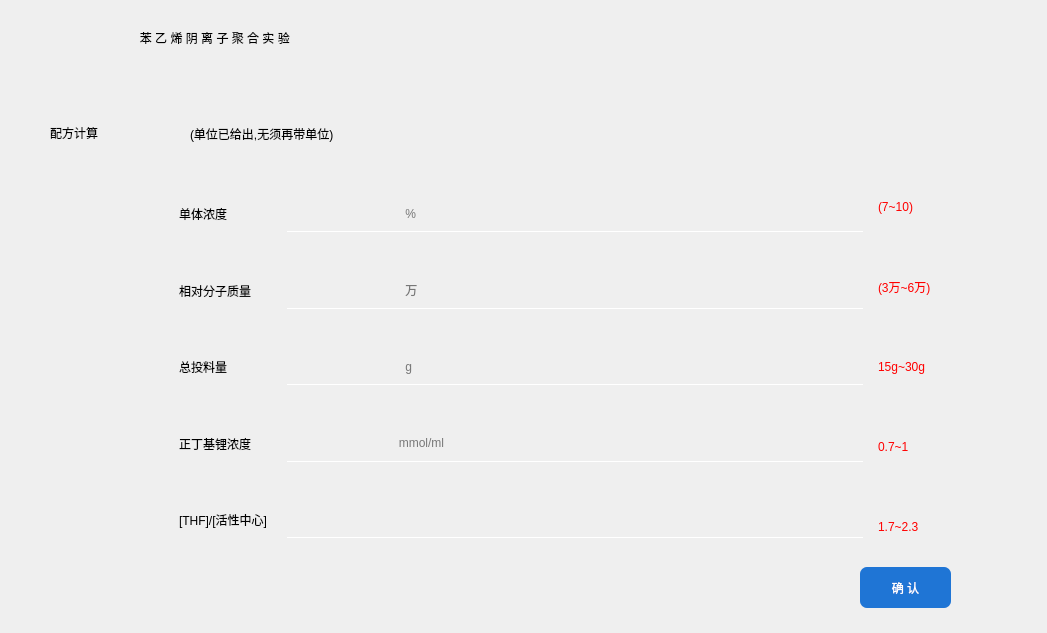
<?xml version="1.0" encoding="UTF-8"?>
<ui version="4.0">
 <class>Form</class>
 <widget class="QWidget" name="Form">
  <property name="geometry">
   <rect>
    <x>0</x>
    <y>0</y>
    <width>1047</width>
    <height>633</height>
   </rect>
  </property>
  <property name="windowTitle">
   <string>Form</string>
  </property>
  <property name="styleSheet">
   <string notr="true">#Form{
	
	border-image: url(:/calc/bj1.jpg);
}</string>
  </property>
  <widget class="QWidget" name="template_2" native="true">
   <property name="geometry">
    <rect>
     <x>0</x>
     <y>0</y>
     <width>1051</width>
     <height>741</height>
    </rect>
   </property>
   <layout class="QVBoxLayout" name="verticalLayout">
    <property name="spacing">
     <number>0</number>
    </property>
    <property name="leftMargin">
     <number>0</number>
    </property>
    <property name="topMargin">
     <number>0</number>
    </property>
    <property name="rightMargin">
     <number>0</number>
    </property>
    <property name="bottomMargin">
     <number>0</number>
    </property>
    <item>
     <widget class="QWidget" name="title" native="true">
      <property name="sizePolicy">
       <sizepolicy hsizetype="Preferred" vsizetype="Preferred">
        <horstretch>1</horstretch>
        <verstretch>1</verstretch>
       </sizepolicy>
      </property>
      <property name="styleSheet">
       <string notr="true"/>
      </property>
      <widget class="QLabel" name="label_7">
       <property name="geometry">
        <rect>
         <x>50</x>
         <y>10</y>
         <width>978</width>
         <height>56</height>
        </rect>
       </property>
       <property name="styleSheet">
        <string notr="true">font: 22pt &quot;Arial&quot;;</string>
       </property>
       <property name="text">
        <string>                           苯 乙 烯 阴 离 子 聚 合 实 验</string>
       </property>
      </widget>
     </widget>
    </item>
    <item>
     <widget class="QWidget" name="section" native="true">
      <property name="sizePolicy">
       <sizepolicy hsizetype="Preferred" vsizetype="Preferred">
        <horstretch>1</horstretch>
        <verstretch>10</verstretch>
       </sizepolicy>
      </property>
      <layout class="QVBoxLayout" name="verticalLayout_2">
       <property name="spacing">
        <number>0</number>
       </property>
       <property name="leftMargin">
        <number>0</number>
       </property>
       <property name="topMargin">
        <number>0</number>
       </property>
       <property name="rightMargin">
        <number>0</number>
       </property>
       <property name="bottomMargin">
        <number>0</number>
       </property>
       <item>
        <widget class="QWidget" name="content" native="true">
         <property name="sizePolicy">
          <sizepolicy hsizetype="Expanding" vsizetype="Expanding">
           <horstretch>1</horstretch>
           <verstretch>12</verstretch>
          </sizepolicy>
         </property>
         <property name="styleSheet">
          <string notr="true">QPushButton {
	border:none;
	font: 16pt &quot;Arial&quot;;
}
*{
	border-image:none;
}
QLineEdit {
	font: 12pt &quot;微软雅黑&quot;;
	background-color:transparent;
	border:none;
	border-bottom:1px solid white;
}</string>
         </property>
         <widget class="QLabel" name="label">
          <property name="geometry">
           <rect>
            <x>50</x>
            <y>50</y>
            <width>131</width>
            <height>31</height>
           </rect>
          </property>
          <property name="styleSheet">
           <string notr="true">font: 100 20pt &quot;Arial&quot;;</string>
          </property>
          <property name="text">
           <string>配方计算</string>
          </property>
         </widget>
         <widget class="QWidget" name="layoutWidget">
          <property name="geometry">
           <rect>
            <x>170</x>
            <y>120</y>
            <width>761</width>
            <height>360</height>
           </rect>
          </property>
          <layout class="QHBoxLayout" name="horizontalLayout">
           <item>
            <widget class="QWidget" name="widget" native="true">
             <layout class="QFormLayout" name="formLayout">
              <property name="horizontalSpacing">
               <number>20</number>
              </property>
              <property name="verticalSpacing">
               <number>40</number>
              </property>
              <item row="0" column="0">
               <widget class="QLabel" name="Label">
                <property name="sizePolicy">
                 <sizepolicy hsizetype="Expanding" vsizetype="Expanding">
                  <horstretch>0</horstretch>
                  <verstretch>0</verstretch>
                 </sizepolicy>
                </property>
                <property name="styleSheet">
                 <string notr="true">font: 16pt &quot;华文细黑&quot;;</string>
                </property>
                <property name="text">
                 <string>单体浓度</string>
                </property>
               </widget>
              </item>
              <item row="0" column="1">
               <widget class="QLineEdit" name="LineEdit">
                <property name="sizePolicy">
                 <sizepolicy hsizetype="Expanding" vsizetype="Expanding">
                  <horstretch>0</horstretch>
                  <verstretch>0</verstretch>
                 </sizepolicy>
                </property>
                <property name="minimumSize">
                 <size>
                  <width>0</width>
                  <height>24</height>
                 </size>
                </property>
                <property name="styleSheet">
                 <string notr="true">QLineEdit :placeholderText{
	
	font: 11pt &quot;隶书&quot;;
}
</string>
                </property>
                <property name="text">
                 <string/>
                </property>
                <property name="placeholderText">
                 <string>                                   %</string>
                </property>
                <property name="cursorMoveStyle">
                 <enum>Qt::LogicalMoveStyle</enum>
                </property>
                <property name="clearButtonEnabled">
                 <bool>false</bool>
                </property>
               </widget>
              </item>
              <item row="1" column="0">
               <widget class="QLabel" name="Label_2">
                <property name="sizePolicy">
                 <sizepolicy hsizetype="Expanding" vsizetype="Expanding">
                  <horstretch>0</horstretch>
                  <verstretch>0</verstretch>
                 </sizepolicy>
                </property>
                <property name="styleSheet">
                 <string notr="true">font: 16pt &quot;华文细黑&quot;;</string>
                </property>
                <property name="text">
                 <string>相对分子质量</string>
                </property>
               </widget>
              </item>
              <item row="1" column="1">
               <widget class="QLineEdit" name="LineEdit_2">
                <property name="sizePolicy">
                 <sizepolicy hsizetype="Expanding" vsizetype="Expanding">
                  <horstretch>0</horstretch>
                  <verstretch>0</verstretch>
                 </sizepolicy>
                </property>
                <property name="styleSheet">
                 <string notr="true">font: 12pt &quot;微软雅黑&quot;;</string>
                </property>
                <property name="placeholderText">
                 <string>                                   万</string>
                </property>
               </widget>
              </item>
              <item row="2" column="0">
               <widget class="QLabel" name="Label_3">
                <property name="sizePolicy">
                 <sizepolicy hsizetype="Expanding" vsizetype="Expanding">
                  <horstretch>0</horstretch>
                  <verstretch>0</verstretch>
                 </sizepolicy>
                </property>
                <property name="styleSheet">
                 <string notr="true">font: 16pt &quot;华文细黑&quot;;</string>
                </property>
                <property name="text">
                 <string>总投料量</string>
                </property>
               </widget>
              </item>
              <item row="2" column="1">
               <widget class="QLineEdit" name="LineEdit_3">
                <property name="sizePolicy">
                 <sizepolicy hsizetype="Expanding" vsizetype="Expanding">
                  <horstretch>0</horstretch>
                  <verstretch>0</verstretch>
                 </sizepolicy>
                </property>
                <property name="placeholderText">
                 <string>                                   g</string>
                </property>
               </widget>
              </item>
              <item row="3" column="0">
               <widget class="QLabel" name="Label_4">
                <property name="sizePolicy">
                 <sizepolicy hsizetype="Expanding" vsizetype="Expanding">
                  <horstretch>0</horstretch>
                  <verstretch>0</verstretch>
                 </sizepolicy>
                </property>
                <property name="styleSheet">
                 <string notr="true">font: 16pt &quot;华文细黑&quot;;</string>
                </property>
                <property name="text">
                 <string>正丁基锂浓度</string>
                </property>
               </widget>
              </item>
              <item row="3" column="1">
               <widget class="QLineEdit" name="LineEdit_4">
                <property name="sizePolicy">
                 <sizepolicy hsizetype="Expanding" vsizetype="Expanding">
                  <horstretch>0</horstretch>
                  <verstretch>0</verstretch>
                 </sizepolicy>
                </property>
                <property name="styleSheet">
                 <string notr="true">QLineEdit ::placeholderText{
	
	font: 14pt &quot;宋体&quot;;
}</string>
                </property>
                <property name="placeholderText">
                 <string>                                 mmol/ml</string>
                </property>
               </widget>
              </item>
              <item row="4" column="0">
               <widget class="QLabel" name="tHFLabel">
                <property name="sizePolicy">
                 <sizepolicy hsizetype="Expanding" vsizetype="Expanding">
                  <horstretch>0</horstretch>
                  <verstretch>0</verstretch>
                 </sizepolicy>
                </property>
                <property name="styleSheet">
                 <string notr="true">font: 16pt &quot;华文细黑&quot;;</string>
                </property>
                <property name="text">
                 <string>[THF]/[活性中心]</string>
                </property>
               </widget>
              </item>
              <item row="4" column="1">
               <widget class="QLineEdit" name="tHFLineEdit">
                <property name="sizePolicy">
                 <sizepolicy hsizetype="Expanding" vsizetype="Expanding">
                  <horstretch>0</horstretch>
                  <verstretch>0</verstretch>
                 </sizepolicy>
                </property>
               </widget>
              </item>
             </layout>
            </widget>
           </item>
           <item>
            <layout class="QVBoxLayout" name="verticalLayout_3">
             <property name="spacing">
              <number>40</number>
             </property>
             <item>
              <widget class="QLabel" name="label_2">
               <property name="styleSheet">
                <string notr="true">font: 12pt &quot;楷体&quot;;
color:red;</string>
               </property>
               <property name="text">
                <string>(7~10)</string>
               </property>
              </widget>
             </item>
             <item>
              <widget class="QLabel" name="label_3">
               <property name="styleSheet">
                <string notr="true">font: 12pt &quot;楷体&quot;;
color:red;</string>
               </property>
               <property name="text">
                <string>(3万~6万)</string>
               </property>
              </widget>
             </item>
             <item>
              <widget class="QLabel" name="label_4">
               <property name="styleSheet">
                <string notr="true">font: 12pt &quot;楷体&quot;;
color:red;</string>
               </property>
               <property name="text">
                <string>15g~30g</string>
               </property>
              </widget>
             </item>
             <item>
              <widget class="QLabel" name="label_5">
               <property name="styleSheet">
                <string notr="true">font: 12pt &quot;楷体&quot;;
color:red;</string>
               </property>
               <property name="text">
                <string>0.7~1</string>
               </property>
              </widget>
             </item>
             <item>
              <widget class="QLabel" name="label_6">
               <property name="styleSheet">
                <string notr="true">font: 12pt &quot;楷体&quot;;
color:red;</string>
               </property>
               <property name="text">
                <string>1.7~2.3</string>
               </property>
              </widget>
             </item>
            </layout>
           </item>
          </layout>
         </widget>
         <widget class="QPushButton" name="calculate_one_submit_btn">
          <property name="geometry">
           <rect>
            <x>860</x>
            <y>500</y>
            <width>91</width>
            <height>41</height>
           </rect>
          </property>
          <property name="styleSheet">
           <string notr="true">QPushButton{
	border:none;
	border-radius:7px;	
	font: 13pt &quot;微软雅黑&quot;;
	background-color: rgb(31, 117, 213);
	color:rgb(255, 255, 255);
	width:91px;
	height:41px;
}
QPushButton:pressed{
	border:none;
	border-radius:7px;	
	font: 13pt &quot;微软雅黑&quot;;	
	background-color: rgb(31, 117, 213);
	color:rgb(31, 117, 213);
}</string>
          </property>
          <property name="text">
           <string>确 认</string>
          </property>
         </widget>
         <widget class="QLabel" name="label_13">
          <property name="geometry">
           <rect>
            <x>190</x>
            <y>56</y>
            <width>301</width>
            <height>21</height>
           </rect>
          </property>
          <property name="styleSheet">
           <string notr="true">font: 14pt &quot;楷体&quot;;</string>
          </property>
          <property name="text">
           <string>(单位已给出,无须再带单位)</string>
          </property>
         </widget>
        </widget>
       </item>
      </layout>
     </widget>
    </item>
   </layout>
  </widget>
 </widget>
 <resources>
  <include location="../images/calc_one.qrc"/>
 </resources>
 <connections/>
</ui>
